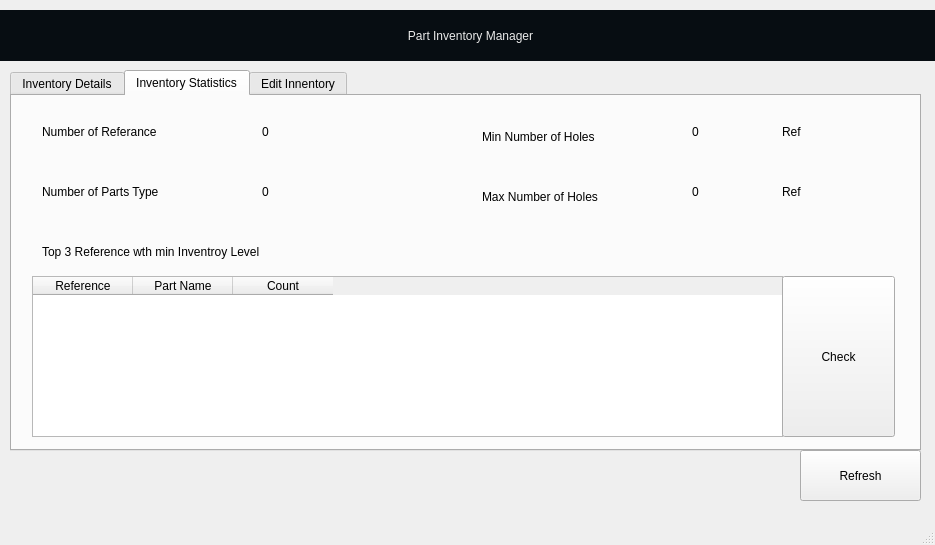
<?xml version="1.0" encoding="UTF-8"?>
<ui version="4.0">
 <class>MainWindow</class>
 <widget class="QMainWindow" name="MainWindow">
  <property name="geometry">
   <rect>
    <x>0</x>
    <y>0</y>
    <width>935</width>
    <height>545</height>
   </rect>
  </property>
  <property name="windowTitle">
   <string>Part Inventory Manager</string>
  </property>
  <widget class="QWidget" name="centralwidget">
   <widget class="QTabWidget" name="tabWidget">
    <property name="geometry">
     <rect>
      <x>10</x>
      <y>70</y>
      <width>911</width>
      <height>381</height>
     </rect>
    </property>
    <property name="styleSheet">
     <string notr="true">font: 18pt &quot;Arial Hebrew&quot;;</string>
    </property>
    <property name="currentIndex">
     <number>1</number>
    </property>
    <widget class="QWidget" name="tab">
     <attribute name="title">
      <string>Inventory Details</string>
     </attribute>
     <widget class="QTableWidget" name="table">
      <property name="geometry">
       <rect>
        <x>0</x>
        <y>60</y>
        <width>901</width>
        <height>321</height>
       </rect>
      </property>
      <property name="styleSheet">
       <string notr="true">font: 12pt &quot;.AppleSystemUIFont&quot;;</string>
      </property>
      <column>
       <property name="text">
        <string>ID</string>
       </property>
      </column>
      <column>
       <property name="text">
        <string>Reference</string>
       </property>
      </column>
      <column>
       <property name="text">
        <string>Part Name</string>
       </property>
      </column>
      <column>
       <property name="text">
        <string>Min Area</string>
       </property>
      </column>
      <column>
       <property name="text">
        <string>Max Area</string>
       </property>
      </column>
      <column>
       <property name="text">
        <string>Number of Holes</string>
       </property>
      </column>
      <column>
       <property name="text">
        <string>Min Diameter</string>
       </property>
      </column>
      <column>
       <property name="text">
        <string>Max Diameter</string>
       </property>
      </column>
      <column>
       <property name="text">
        <string>Count</string>
       </property>
      </column>
     </widget>
     <widget class="QLabel" name="label_2">
      <property name="geometry">
       <rect>
        <x>10</x>
        <y>20</y>
        <width>431</width>
        <height>31</height>
       </rect>
      </property>
      <property name="text">
       <string>Search of reference with count level lewer of equal to:</string>
      </property>
     </widget>
     <widget class="QSpinBox" name="count_filter_txt">
      <property name="geometry">
       <rect>
        <x>440</x>
        <y>20</y>
        <width>91</width>
        <height>31</height>
       </rect>
      </property>
     </widget>
     <widget class="QPushButton" name="search_button">
      <property name="geometry">
       <rect>
        <x>530</x>
        <y>20</y>
        <width>131</width>
        <height>41</height>
       </rect>
      </property>
      <property name="styleSheet">
       <string notr="true"/>
      </property>
      <property name="text">
       <string>Search</string>
      </property>
     </widget>
    </widget>
    <widget class="QWidget" name="Tab2">
     <attribute name="title">
      <string>Inventory Statistics</string>
     </attribute>
     <widget class="QLabel" name="label_3">
      <property name="geometry">
       <rect>
        <x>30</x>
        <y>20</y>
        <width>181</width>
        <height>31</height>
       </rect>
      </property>
      <property name="text">
       <string>Number of Referance</string>
      </property>
     </widget>
     <widget class="QLabel" name="label_4">
      <property name="geometry">
       <rect>
        <x>30</x>
        <y>80</y>
        <width>201</width>
        <height>31</height>
       </rect>
      </property>
      <property name="text">
       <string>Number of Parts Type</string>
      </property>
     </widget>
     <widget class="QLabel" name="label_5">
      <property name="geometry">
       <rect>
        <x>470</x>
        <y>30</y>
        <width>171</width>
        <height>21</height>
       </rect>
      </property>
      <property name="text">
       <string>Min Number of Holes</string>
      </property>
     </widget>
     <widget class="QLabel" name="label_6">
      <property name="geometry">
       <rect>
        <x>470</x>
        <y>80</y>
        <width>191</width>
        <height>41</height>
       </rect>
      </property>
      <property name="text">
       <string>Max Number of Holes</string>
      </property>
     </widget>
     <widget class="QLabel" name="label_ref_number">
      <property name="geometry">
       <rect>
        <x>250</x>
        <y>20</y>
        <width>51</width>
        <height>31</height>
       </rect>
      </property>
      <property name="styleSheet">
       <string notr="true">font: 24pt &quot;.AppleSystemUIFont&quot;;</string>
      </property>
      <property name="text">
       <string>0</string>
      </property>
     </widget>
     <widget class="QLabel" name="label_parts_number">
      <property name="geometry">
       <rect>
        <x>250</x>
        <y>80</y>
        <width>51</width>
        <height>31</height>
       </rect>
      </property>
      <property name="styleSheet">
       <string notr="true">font: 24pt &quot;.AppleSystemUIFont&quot;;</string>
      </property>
      <property name="text">
       <string>0</string>
      </property>
     </widget>
     <widget class="QLabel" name="label_min_hole">
      <property name="geometry">
       <rect>
        <x>680</x>
        <y>20</y>
        <width>51</width>
        <height>31</height>
       </rect>
      </property>
      <property name="styleSheet">
       <string notr="true">font: 24pt &quot;.AppleSystemUIFont&quot;;</string>
      </property>
      <property name="text">
       <string>0</string>
      </property>
     </widget>
     <widget class="QLabel" name="label_max_hole">
      <property name="geometry">
       <rect>
        <x>680</x>
        <y>80</y>
        <width>51</width>
        <height>31</height>
       </rect>
      </property>
      <property name="styleSheet">
       <string notr="true">font: 24pt &quot;.AppleSystemUIFont&quot;;</string>
      </property>
      <property name="text">
       <string>0</string>
      </property>
     </widget>
     <widget class="QLabel" name="label_min_hole_2">
      <property name="geometry">
       <rect>
        <x>770</x>
        <y>20</y>
        <width>81</width>
        <height>31</height>
       </rect>
      </property>
      <property name="styleSheet">
       <string notr="true">font: 24pt &quot;.AppleSystemUIFont&quot;;</string>
      </property>
      <property name="text">
       <string>Ref</string>
      </property>
     </widget>
     <widget class="QLabel" name="label_max_hole_2">
      <property name="geometry">
       <rect>
        <x>770</x>
        <y>80</y>
        <width>91</width>
        <height>31</height>
       </rect>
      </property>
      <property name="styleSheet">
       <string notr="true">font: 24pt &quot;.AppleSystemUIFont&quot;;</string>
      </property>
      <property name="text">
       <string>Ref</string>
      </property>
     </widget>
     <widget class="QTableWidget" name="table_2">
      <property name="geometry">
       <rect>
        <x>20</x>
        <y>180</y>
        <width>751</width>
        <height>161</height>
       </rect>
      </property>
      <property name="styleSheet">
       <string notr="true">font: 11pt &quot;.AppleSystemUIFont&quot;;</string>
      </property>
      <column>
       <property name="text">
        <string>Reference</string>
       </property>
      </column>
      <column>
       <property name="text">
        <string>Part Name</string>
       </property>
      </column>
      <column>
       <property name="text">
        <string>Count</string>
       </property>
      </column>
     </widget>
     <widget class="QLabel" name="label_13">
      <property name="geometry">
       <rect>
        <x>30</x>
        <y>140</y>
        <width>361</width>
        <height>31</height>
       </rect>
      </property>
      <property name="text">
       <string>Top 3 Reference wth min Inventroy Level</string>
      </property>
     </widget>
     <widget class="QPushButton" name="check_button">
      <property name="geometry">
       <rect>
        <x>770</x>
        <y>180</y>
        <width>113</width>
        <height>161</height>
       </rect>
      </property>
      <property name="text">
       <string>Check</string>
      </property>
     </widget>
    </widget>
    <widget class="QWidget" name="tab_2">
     <attribute name="title">
      <string>Edit Innentory</string>
     </attribute>
     <widget class="QLabel" name="label_7">
      <property name="geometry">
       <rect>
        <x>40</x>
        <y>70</y>
        <width>101</width>
        <height>31</height>
       </rect>
      </property>
      <property name="text">
       <string>Reference</string>
      </property>
     </widget>
     <widget class="QLabel" name="label_8">
      <property name="geometry">
       <rect>
        <x>40</x>
        <y>120</y>
        <width>91</width>
        <height>31</height>
       </rect>
      </property>
      <property name="text">
       <string>Part Name</string>
      </property>
     </widget>
     <widget class="QLabel" name="label_9">
      <property name="geometry">
       <rect>
        <x>40</x>
        <y>170</y>
        <width>81</width>
        <height>31</height>
       </rect>
      </property>
      <property name="text">
       <string>Min Area</string>
      </property>
     </widget>
     <widget class="QLabel" name="label_10">
      <property name="geometry">
       <rect>
        <x>40</x>
        <y>220</y>
        <width>91</width>
        <height>31</height>
       </rect>
      </property>
      <property name="text">
       <string>Max Area</string>
      </property>
     </widget>
     <widget class="QLabel" name="label_11">
      <property name="geometry">
       <rect>
        <x>370</x>
        <y>70</y>
        <width>141</width>
        <height>31</height>
       </rect>
      </property>
      <property name="text">
       <string>Number of Holes</string>
      </property>
     </widget>
     <widget class="QLabel" name="label_12">
      <property name="geometry">
       <rect>
        <x>370</x>
        <y>170</y>
        <width>131</width>
        <height>31</height>
       </rect>
      </property>
      <property name="text">
       <string>Max Diameter</string>
      </property>
     </widget>
     <widget class="QLabel" name="label_14">
      <property name="geometry">
       <rect>
        <x>370</x>
        <y>220</y>
        <width>131</width>
        <height>31</height>
       </rect>
      </property>
      <property name="text">
       <string>Count</string>
      </property>
     </widget>
     <widget class="QLabel" name="label_15">
      <property name="geometry">
       <rect>
        <x>370</x>
        <y>120</y>
        <width>121</width>
        <height>31</height>
       </rect>
      </property>
      <property name="text">
       <string>Min Diameter</string>
      </property>
     </widget>
     <widget class="QLabel" name="label_16">
      <property name="geometry">
       <rect>
        <x>150</x>
        <y>20</y>
        <width>41</width>
        <height>31</height>
       </rect>
      </property>
      <property name="text">
       <string>ID</string>
      </property>
     </widget>
     <widget class="QLineEdit" name="reference">
      <property name="geometry">
       <rect>
        <x>150</x>
        <y>70</y>
        <width>113</width>
        <height>31</height>
       </rect>
      </property>
     </widget>
     <widget class="QLineEdit" name="part_name">
      <property name="geometry">
       <rect>
        <x>150</x>
        <y>120</y>
        <width>113</width>
        <height>31</height>
       </rect>
      </property>
     </widget>
     <widget class="QLineEdit" name="min_area">
      <property name="geometry">
       <rect>
        <x>150</x>
        <y>170</y>
        <width>113</width>
        <height>31</height>
       </rect>
      </property>
     </widget>
     <widget class="QLineEdit" name="max_area">
      <property name="geometry">
       <rect>
        <x>150</x>
        <y>220</y>
        <width>113</width>
        <height>31</height>
       </rect>
      </property>
     </widget>
     <widget class="QLineEdit" name="number_of_holes">
      <property name="geometry">
       <rect>
        <x>550</x>
        <y>70</y>
        <width>113</width>
        <height>31</height>
       </rect>
      </property>
     </widget>
     <widget class="QLineEdit" name="min_diameter">
      <property name="geometry">
       <rect>
        <x>550</x>
        <y>120</y>
        <width>113</width>
        <height>31</height>
       </rect>
      </property>
     </widget>
     <widget class="QLineEdit" name="max_diameter">
      <property name="geometry">
       <rect>
        <x>550</x>
        <y>170</y>
        <width>113</width>
        <height>31</height>
       </rect>
      </property>
     </widget>
     <widget class="QLabel" name="label_id">
      <property name="geometry">
       <rect>
        <x>220</x>
        <y>20</y>
        <width>111</width>
        <height>31</height>
       </rect>
      </property>
      <property name="styleSheet">
       <string notr="true">background-color: rgb(207, 207, 207);</string>
      </property>
      <property name="text">
       <string>ID</string>
      </property>
     </widget>
     <widget class="QSpinBox" name="count">
      <property name="geometry">
       <rect>
        <x>550</x>
        <y>220</y>
        <width>131</width>
        <height>31</height>
       </rect>
      </property>
     </widget>
     <widget class="QPushButton" name="next_button">
      <property name="geometry">
       <rect>
        <x>180</x>
        <y>280</y>
        <width>81</width>
        <height>51</height>
       </rect>
      </property>
      <property name="styleSheet">
       <string notr="true">font: 24pt &quot;.AppleSystemUIFont&quot;;</string>
      </property>
      <property name="text">
       <string>&gt;</string>
      </property>
     </widget>
     <widget class="QPushButton" name="last_button">
      <property name="geometry">
       <rect>
        <x>260</x>
        <y>280</y>
        <width>81</width>
        <height>51</height>
       </rect>
      </property>
      <property name="styleSheet">
       <string notr="true">font: 24pt &quot;.AppleSystemUIFont&quot;;</string>
      </property>
      <property name="text">
       <string>&gt;&gt;</string>
      </property>
     </widget>
     <widget class="QPushButton" name="previous_button">
      <property name="geometry">
       <rect>
        <x>80</x>
        <y>280</y>
        <width>81</width>
        <height>51</height>
       </rect>
      </property>
      <property name="styleSheet">
       <string notr="true">font: 24pt &quot;.AppleSystemUIFont&quot;;</string>
      </property>
      <property name="text">
       <string>&lt;</string>
      </property>
     </widget>
     <widget class="QPushButton" name="first_button">
      <property name="geometry">
       <rect>
        <x>0</x>
        <y>280</y>
        <width>81</width>
        <height>51</height>
       </rect>
      </property>
      <property name="styleSheet">
       <string notr="true">font: 24pt &quot;.AppleSystemUIFont&quot;;</string>
      </property>
      <property name="text">
       <string>&lt;&lt;</string>
      </property>
     </widget>
     <widget class="QPushButton" name="update_button">
      <property name="geometry">
       <rect>
        <x>490</x>
        <y>280</y>
        <width>111</width>
        <height>51</height>
       </rect>
      </property>
      <property name="text">
       <string>Update</string>
      </property>
     </widget>
     <widget class="QPushButton" name="delete_button">
      <property name="geometry">
       <rect>
        <x>610</x>
        <y>280</y>
        <width>111</width>
        <height>51</height>
       </rect>
      </property>
      <property name="text">
       <string>Delete</string>
      </property>
     </widget>
     <widget class="QPushButton" name="add_button">
      <property name="geometry">
       <rect>
        <x>730</x>
        <y>280</y>
        <width>111</width>
        <height>51</height>
       </rect>
      </property>
      <property name="text">
       <string>Add</string>
      </property>
     </widget>
    </widget>
   </widget>
   <widget class="QLabel" name="label">
    <property name="geometry">
     <rect>
      <x>0</x>
      <y>10</y>
      <width>941</width>
      <height>51</height>
     </rect>
    </property>
    <property name="styleSheet">
     <string notr="true">font: 24pt &quot;Arial Hebrew&quot;;
background-color: rgb(7, 13, 18);
color: rgb(234, 234, 234);</string>
    </property>
    <property name="text">
     <string>Part Inventory Manager</string>
    </property>
    <property name="alignment">
     <set>Qt::AlignCenter</set>
    </property>
   </widget>
   <widget class="QPushButton" name="refresh_button">
    <property name="geometry">
     <rect>
      <x>800</x>
      <y>450</y>
      <width>121</width>
      <height>51</height>
     </rect>
    </property>
    <property name="styleSheet">
     <string notr="true"/>
    </property>
    <property name="text">
     <string>Refresh</string>
    </property>
   </widget>
  </widget>
  <widget class="QMenuBar" name="menubar">
   <property name="geometry">
    <rect>
     <x>0</x>
     <y>0</y>
     <width>935</width>
     <height>24</height>
    </rect>
   </property>
  </widget>
  <widget class="QStatusBar" name="statusbar"/>
 </widget>
 <resources/>
 <connections/>
</ui>
